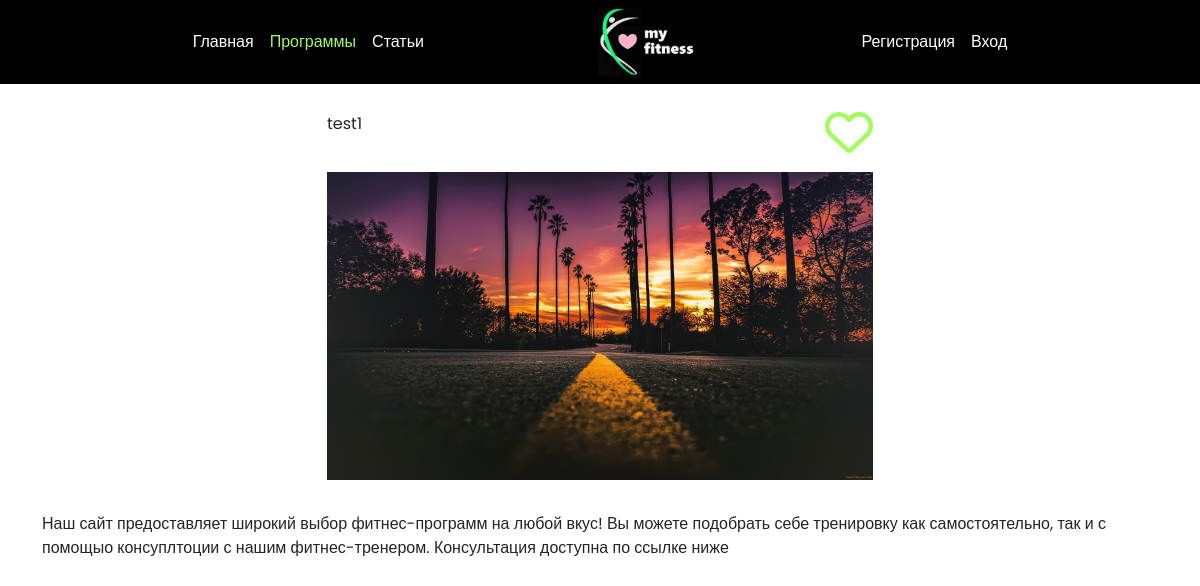
Screenshot of /programm_detail/1 with the database file from the repository.
### fitness/models.py (models this page shows, shortened)
class FitnessProgramm(models.Model):
    slug = models.SlugField()
    title = models.CharField(max_length=255)
    picture = models.ImageField(upload_to='fitness_programm/')
    context = RichTextUploadingField()

### fitness/views.py (the view)
# urls.py: path('programm_detail/<int:pk>', views.programm_detail, name='programm_detail'),
def programm_detail(request, pk):
    programm = FitnessProgramm.objects.get(pk=pk)
    check_favorite = ''
    if not request.user.is_anonymous:
        check_favorite = Favorite.objects.filter(favorite_slug=programm.slug, user=request.user)
    status = 'fa-solid' if len(check_favorite) != 0 else 'fa-regular'
    context = {'programms_status': 'active', 'programm': programm, 'status': status}
    return render(request, 'programm_detail.html', context)

### templates/programm_detail.html (shortened to what this page needs)
{% extends 'base.html' %}
{% load static %}
{% block content %}
<section class="container mt-4">
    <div class="row justify-content-center">
      <div class="col-12 col-md-8 col-lg-6">
        <div class="d-flex justify-content-between align-items-center mb-3">
          <p class="text-center title_text">{{ programm.title }}</p>
          <i class="heart {{status}} fa-heart fa-3x" data-favorit="{{ programm.slug }}"></i>
        </div>
        <center>
          <img src="{{ programm.picture.url }}" class="img-fluid">
        </center>
      </div>
      <p class="col-12 col-md-8 mt-3">
        {{ programm.context|safe }}
      </p>
    </div>
</section>
{% endblock %}

### static/css/style.css (style rules this page uses)
* { margin: 0; padding: 0; box-sizing: border-box; font-family: 'Poppins', sans-serif; }
.heart { color: #a3fa61; }

### rows the page displays
FitnessProgramm: title "test1", picture (picture), context "Наш сайт предоставляет широкий выбор фитнес-программ на любой вкус! Вы можете подобрать себе тренировку как самостоятельно, так и с помощыо консуплтоции с нашим фитнес-тренером. Консультация доступна по ссылке ниже"
